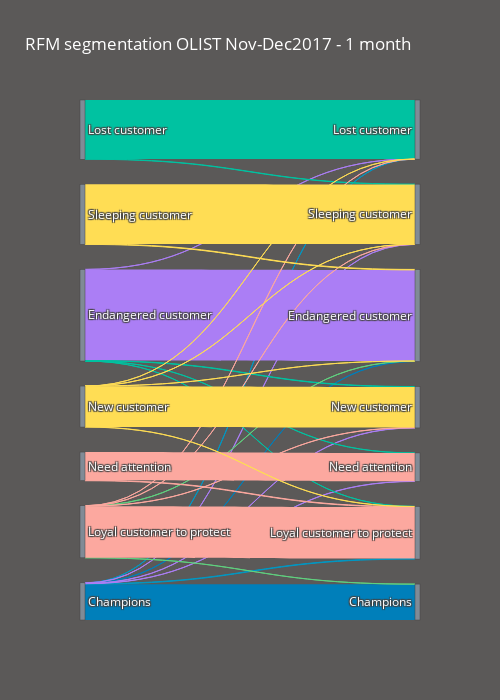

Write notebook code for a chart like this one.
### Code cell
# plot Historical comparison over 1 month
fig_1 = go.Figure(data_1m)
fig_1.update_layout(hovermode='x',
                    title="RFM segmentation OLIST Nov-Dec2017 - 1 month",
                    font=dict(size=12, color='white'),
                    paper_bgcolor='#5B5958',
                    width=500, height=700)

fig_1.show()

### Figure 1 — Plotly figure (JSON) as saved in the notebook; plotly's stock layout.template omitted (floating-point values rounded to 4 significant figures)
{"data": [{"arrangement": "freeform", "link": {"color": ["#007fba", "#007fba", "#0098c4", "#0098c4", "#ab7ef5", "#ab7ef5", "#ab7ef5", "#ab7ef5", "#ab7ef5", "#00c2a1", "#00c2a1", "#00c2a1", "#00c2a1", "#00c2a1", "#60d17f", "#60d17f", "#fca89f", "#fca89f", "#fca89f", "#fca89f", "#fca89f", "#fca89f", "#ffdd54", "#ffdd54", "#ffdd54", "#ffdd54", "#ffdd54", "#ffdd54", "#ffdd54"], "source": ["6", "6", "6", "6", "6", "6", "6", "2", "2", "2", "2", "2", "0", "0", "5", "5", "5", "5", "5", "5", "4", "4", "3", "3", "3", "3", "3", "1", "1"], "target": ["13", "9", "7", "12", "11", "10", "8", "9", "7", "12", "11", "10", "7", "8", "13", "9", "7", "12", "10", "8", "12", "11", "9", "7", "12", "10", "8", "9", "8"], "value": [4417, 39, 6, 57, 19, 26, 22, 11229, 3, 2, 19, 47, 7267, 39, 12, 16, 11, 6356, 13, 15, 57, 3478, 8, 6, 19, 5022, 2, 62, 7357]}, "node": {"color": ["#808B96", "#808B96", "#808B96", "#808B96", "#808B96", "#808B96", "#808B96", "#808B96", "#808B96", "#808B96", "#808B96", "#808B96", "#808B96", "#808B96"], "label": ["Lost customer", "Sleeping customer", "Endangered customer", "New customer", "Need attention", "Loyal customer to protect", "Champions", "Lost customer", "Sleeping customer", "Endangered customer", "New customer", "Need attention", "Loyal customer to protect", "Champions"], "pad": 25, "thickness": 5}, "type": "sankey"}], "layout": {"font": {"color": "white", "size": 12}, "height": 700, "hovermode": "x", "paper_bgcolor": "#5B5958", "title": {"text": "RFM segmentation OLIST Nov-Dec2017 - 1 month"}, "width": 500}}
